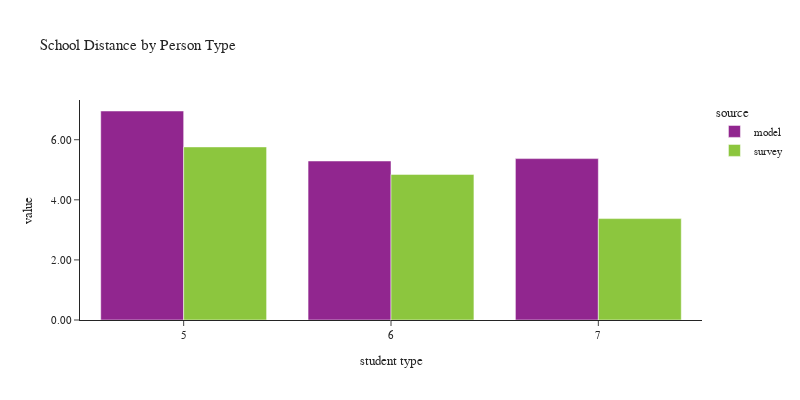

The notebook cell saved with this chart:
### Code cell
plot_school_location(df_students[df_students['pptyp'].isin([5,6,7])], 
                     'pptyp', 'Person Type', 'student type')

### Figure 1 — Plotly figure (JSON) as saved in the notebook; plotly's stock layout.template omitted (floating-point values rounded to 4 significant figures)
{"data": [{"alignmentgroup": "True", "customdata": [[162343], [127563], [533976]], "hovertemplate": "source=model<br>pptyp=%{x}<br>value=%{y}<br>sample count=%{customdata[0]}<extra></extra>", "legendgroup": "model", "marker": {"color": "#91268F", "pattern": {"shape": ""}}, "name": "model", "offsetgroup": "model", "orientation": "v", "showlegend": true, "textposition": "auto", "type": "bar", "x": [5, 6, 7], "xaxis": "x", "y": [6.956, 5.293, 5.372], "yaxis": "y"}, {"alignmentgroup": "True", "customdata": [[169], [113], [530]], "hovertemplate": "source=survey<br>pptyp=%{x}<br>value=%{y}<br>sample count=%{customdata[0]}<extra></extra>", "legendgroup": "survey", "marker": {"color": "#8CC63E", "pattern": {"shape": ""}}, "name": "survey", "offsetgroup": "survey", "orientation": "v", "showlegend": true, "textposition": "auto", "type": "bar", "x": [5, 6, 7], "xaxis": "x", "y": [5.761, 4.846, 3.375], "yaxis": "y"}], "layout": {"barmode": "group", "font": {"size": 11}, "height": 400, "legend": {"title": {"text": "source"}, "tracegroupgap": 0}, "title": {"text": "School Distance by Person Type"}, "width": 800, "xaxis": {"anchor": "y", "domain": [0.0, 1.0], "title": {"text": "student type"}}, "yaxis": {"anchor": "x", "domain": [0.0, 1.0], "tickformat": ".2f", "title": {"text": "value"}}}}
